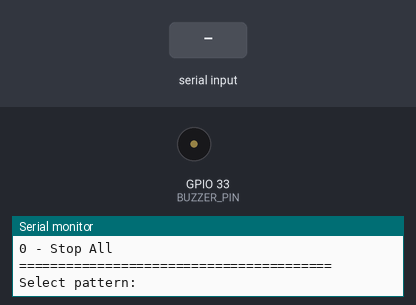
Simulated run of this sketch. Board: ESP32. Shown: buzzer (waves = sounding), the last lines printed to the serial monitor. Inputs (shaded band) come from the test bench.

Above: at 2.7 s.
2.8 s: "1" received over Serial
At 2.87 s:
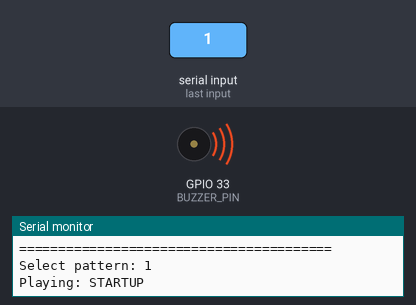
5.8 s: "2" received over Serial
At 5.9 s:
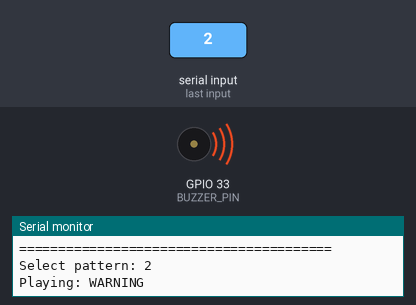
7.3 s: "3" received over Serial
At 8.7 s:
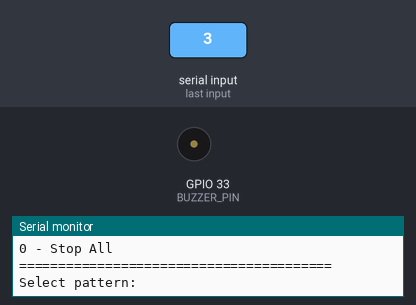
Timing chart, 0 to 10.3 s (numbered marks = the images above; inputs shaded):
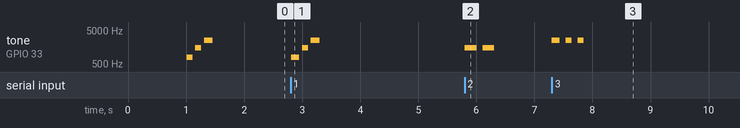

Measured:
- after the input at 2.8 s, tone on GPIO 33 (BUZZER_PIN): plays 800 Hz for 0.14 s, 1500 Hz for 0.10 s, 2500 Hz for 0.15 s, starting at once
- after the input at 5.8 s, tone on GPIO 33 (BUZZER_PIN): alternates 1500 Hz for 0.20 s and silent for 0.10 s, 4 changes in all, then stays silent, starting at once
- after the input at 7.3 s, tone on GPIO 33 (BUZZER_PIN): alternates 2500 Hz for 0.10 s and silent for 0.10 s, 6 changes in all, then stays silent, starting at once

The sketch:

BuzzerTones.ino
```cpp
// ============ CONFIGURATION ============
#define BUZZER_PIN 33
#define BUZZER_CHANNEL 0      // PWM channel (0-15)
#define BUZZER_RESOLUTION 8   // 8-bit resolution (0-255)

// Buzzer frequencies (Hz)
#define FREQ_LOW      800
#define FREQ_MEDIUM   1500
#define FREQ_HIGH     2500
#define FREQ_CRITICAL 3500

// Volume levels (0-255, PWM duty cycle)
#define VOLUME_OFF    0
#define VOLUME_LOW    64
#define VOLUME_MEDIUM 128
#define VOLUME_HIGH   192
#define VOLUME_MAX    255

// ============ BUZZER PATTERN STRUCTURE ============
struct BuzzerNote {
  uint16_t frequency;  // Frequency in Hz (0 = silence)
  uint16_t duration;   // Duration in milliseconds
  uint8_t volume;      // Volume 0-255
};

// ============ PREDEFINED PATTERNS ============

// Startup sequence: Ascending tones
BuzzerNote PATTERN_STARTUP[] = {
  {FREQ_LOW, 100, VOLUME_MEDIUM},
  {0, 50, 0},
  {FREQ_MEDIUM, 100, VOLUME_MEDIUM},
  {0, 50, 0},
  {FREQ_HIGH, 150, VOLUME_MEDIUM},
  {0, 0, 0}  // End marker
};

// Warning: Double beep
BuzzerNote PATTERN_WARNING[] = {
  {FREQ_MEDIUM, 200, VOLUME_HIGH},
  {0, 100, 0},
  {FREQ_MEDIUM, 200, VOLUME_HIGH},
  {0, 0, 0}
};

// Error: Triple short beeps
BuzzerNote PATTERN_ERROR[] = {
  {FREQ_HIGH, 100, VOLUME_HIGH},
  {0, 100, 0},
  {FREQ_HIGH, 100, VOLUME_HIGH},
  {0, 100, 0},
  {FREQ_HIGH, 100, VOLUME_HIGH},
  {0, 0, 0}
};

// Success: Ascending melody
BuzzerNote PATTERN_SUCCESS[] = {
  {FREQ_LOW, 80, VOLUME_MEDIUM},
  {FREQ_MEDIUM, 80, VOLUME_MEDIUM},
  {FREQ_HIGH, 200, VOLUME_MEDIUM},
  {0, 0, 0}
};

// Critical alarm: Continuous alternating tones
BuzzerNote PATTERN_CRITICAL[] = {
  {FREQ_CRITICAL, 300, VOLUME_MAX},
  {FREQ_LOW, 300, VOLUME_MAX},
  {FREQ_CRITICAL, 300, VOLUME_MAX},
  {FREQ_LOW, 300, VOLUME_MAX},
  {0, 0, 0}
};

// Acknowledgment: Single short beep
BuzzerNote PATTERN_ACK[] = {
  {FREQ_MEDIUM, 50, VOLUME_LOW},
  {0, 0, 0}
};

// Attention: Long-short pattern
BuzzerNote PATTERN_ATTENTION[] = {
  {FREQ_MEDIUM, 500, VOLUME_HIGH},
  {0, 100, 0},
  {FREQ_MEDIUM, 100, VOLUME_HIGH},
  {0, 0, 0}
};

// Heartbeat: System alive indicator
BuzzerNote PATTERN_HEARTBEAT[] = {
  {FREQ_LOW, 30, VOLUME_LOW},
  {0, 100, 0},
  {FREQ_LOW, 30, VOLUME_LOW},
  {0, 0, 0}
};

// ============ BUZZER CONTROL CLASS ============
class IndustrialBuzzer {
private:
  uint8_t pin;
  uint8_t channel;
  BuzzerNote* currentPattern;
  uint8_t patternIndex;
  unsigned long noteStartTime;
  bool isPlaying;
  bool repeat;

public:
  IndustrialBuzzer(uint8_t buzzerPin, uint8_t pwmChannel) {
    pin = buzzerPin;
    channel = pwmChannel;
    currentPattern = nullptr;
    patternIndex = 0;
    noteStartTime = 0;
    isPlaying = false;
    repeat = false;
  }

  void begin() {
    pinMode(pin, OUTPUT);
    // Configure PWM
    ledcSetup(channel, 1000, BUZZER_RESOLUTION);
    ledcAttachPin(pin, channel);
    ledcWrite(channel, 0);
    Serial.println("Industrial Buzzer initialized on pin " + String(pin));
  }

  void playPattern(BuzzerNote* pattern, bool repeatPattern = false) {
    currentPattern = pattern;
    patternIndex = 0;
    isPlaying = true;
    repeat = repeatPattern;
    noteStartTime = millis();
    playCurrentNote();
  }

  void stop() {
    isPlaying = false;
    repeat = false;
    ledcWriteTone(channel, 0);
    ledcWrite(channel, 0);
  }

  void update() {
    if (!isPlaying || currentPattern == nullptr) {
      return;
    }

    BuzzerNote* note = &currentPattern[patternIndex];

    // Check if current note duration has elapsed
    if (millis() - noteStartTime >= note->duration) {
      patternIndex++;
      note = &currentPattern[patternIndex];

      // Check if we've reached the end marker
      if (note->frequency == 0 && note->duration == 0) {
        if (repeat) {
          // Restart pattern
          patternIndex = 0;
          note = &currentPattern[patternIndex];
        } else {
          // Stop playing
          stop();
          return;
        }
      }

      noteStartTime = millis();
      playCurrentNote();
    }
  }

  void playTone(uint16_t frequency, uint16_t duration, uint8_t volume = VOLUME_MEDIUM) {
    if (frequency > 0) {
      ledcWriteTone(channel, frequency);
      ledcWrite(channel, volume);
    } else {
      ledcWrite(channel, 0);
    }
    delay(duration);
    ledcWrite(channel, 0);
  }

  bool isActive() {
    return isPlaying;
  }

private:
  void playCurrentNote() {
    BuzzerNote* note = &currentPattern[patternIndex];

    if (note->frequency > 0) {
      ledcWriteTone(channel, note->frequency);
      ledcWrite(channel, note->volume);
    } else {
      ledcWrite(channel, 0);
    }
  }
};

// ============ GLOBAL INSTANCES ============
IndustrialBuzzer buzzer(BUZZER_PIN, BUZZER_CHANNEL);

// ============ MENU SYSTEM ============
void printMenu() {
  Serial.println("\n========================================");
  Serial.println("  INDUSTRIAL BUZZER CONTROL SYSTEM");
  Serial.println("========================================");
  Serial.println("1 - Startup Pattern");
  Serial.println("2 - Warning Pattern");
  Serial.println("3 - Error Pattern");
  Serial.println("4 - Success Pattern");
  Serial.println("5 - Critical Alarm (repeating)");
  Serial.println("6 - Acknowledgment Beep");
  Serial.println("7 - Attention Pattern");
  Serial.println("8 - Heartbeat Pattern");
  Serial.println("9 - Custom Tone Test");
  Serial.println("0 - Stop All");
  Serial.println("========================================");
  Serial.print("Select pattern: ");
}

void handleSerialInput() {
  if (Serial.available() > 0) {
    char input = Serial.read();
    Serial.println(input);

    // Clear any remaining input
    while (Serial.available() > 0) {
      Serial.read();
    }

    switch (input) {
      case '1':
        Serial.println("Playing: STARTUP");
        buzzer.playPattern(PATTERN_STARTUP);
        break;

      case '2':
        Serial.println("Playing: WARNING");
        buzzer.playPattern(PATTERN_WARNING);
        break;

      case '3':
        Serial.println("Playing: ERROR");
        buzzer.playPattern(PATTERN_ERROR);
        break;

      case '4':
        Serial.println("Playing: SUCCESS");
        buzzer.playPattern(PATTERN_SUCCESS);
        break;

      case '5':
        Serial.println("Playing: CRITICAL ALARM (repeating - press 0 to stop)");
        buzzer.playPattern(PATTERN_CRITICAL, true);
        break;

      case '6':
        Serial.println("Playing: ACKNOWLEDGMENT");
        buzzer.playPattern(PATTERN_ACK);
        break;

      case '7':
        Serial.println("Playing: ATTENTION");
        buzzer.playPattern(PATTERN_ATTENTION);
        break;

      case '8':
        Serial.println("Playing: HEARTBEAT");
        buzzer.playPattern(PATTERN_HEARTBEAT);
        break;

      case '9':
        Serial.println("Custom tone test: Low -> Medium -> High");
        buzzer.playTone(FREQ_LOW, 300, VOLUME_MEDIUM);
        delay(100);
        buzzer.playTone(FREQ_MEDIUM, 300, VOLUME_MEDIUM);
        delay(100);
        buzzer.playTone(FREQ_HIGH, 300, VOLUME_MEDIUM);
        Serial.println("Done!");
        break;

      case '0':
        Serial.println("STOPPING all patterns");
        buzzer.stop();
        break;

      default:
        Serial.println("Invalid selection!");
        break;
    }

    if (input != '5') {  // Don't show menu immediately for repeating alarm
      delay(100);
      printMenu();
    }
  }
}

// ============ SETUP ============
void setup() {
  Serial.begin(115200);
  delay(1000);

  Serial.println("\n\n========================================");
  Serial.println("Industrial Buzzer Control System v1.0");
  Serial.println("========================================\n");

  // Initialize buzzer
  buzzer.begin();

  // Play startup sequence
  Serial.println("Playing startup sequence...");
  buzzer.playPattern(PATTERN_STARTUP);

  // Wait for startup to finish
  while (buzzer.isActive()) {
    buzzer.update();
    delay(10);
  }

  Serial.println("System ready!\n");
  printMenu();
}

// ============ MAIN LOOP ============
void loop() {
  // Update buzzer (handles pattern playback)
  buzzer.update();

  // Handle serial commands
  handleSerialInput();

  // Small delay
  delay(10);
}
```
